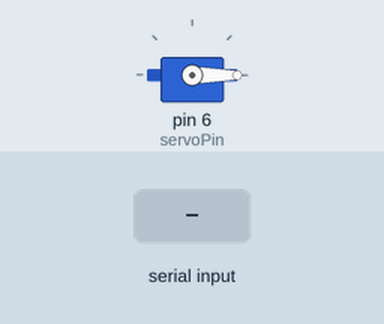
Simulated run of this sketch. Board: Arduino Uno, built with avr-gcc and run on an emulated ATmega328P. On the bench: servo. Inputs (shaded band) come from the test bench.

Above: at 1.2 s.
1.3 s: byte 30 received over Serial
At 2.6 s:
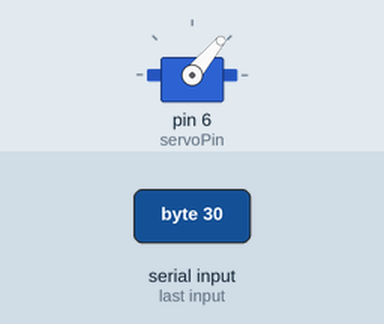
Timing chart, 0 to 4.3 s (numbered marks = the images above; inputs shaded):
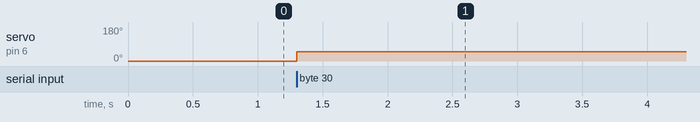

Measured:
- after the input at 1.3 s, servo on pin 6 (servoPin): 0° → 50° at once

The sketch:

PuppetMouthControl.ino
```cpp
/*
  Activating a servo based on the TX/RX signal
  by Kayvan Ehteshami (TremblingTitan/TremblingOdin)

  modified on 2/8/2020 (February 2nd)
*/

#include <Servo.h>

Servo mouth; //the puppet's mouth servo

int servoPin;
const int rxPin = 0;
const int txPin = 1;

int flap = 0; //Global mouth flap boolean
int posOpen = 50; //The location of an open flap
int posClosed = 0; //The location of a closed flap

void setup() {
  Serial.begin(9600); //The Baudrate for the serial

  servoPin = 6; //This number has to be a PWM pin
  mouth.attach(servoPin);
  mouth.write(posClosed);
}

void loop() {
  if(Serial.available()) {
    flap = Serial.read();

    if(flap) {
      mouth.write(posOpen);
    }
    else {
      mouth.write(posClosed);
    }
  }
}
```
